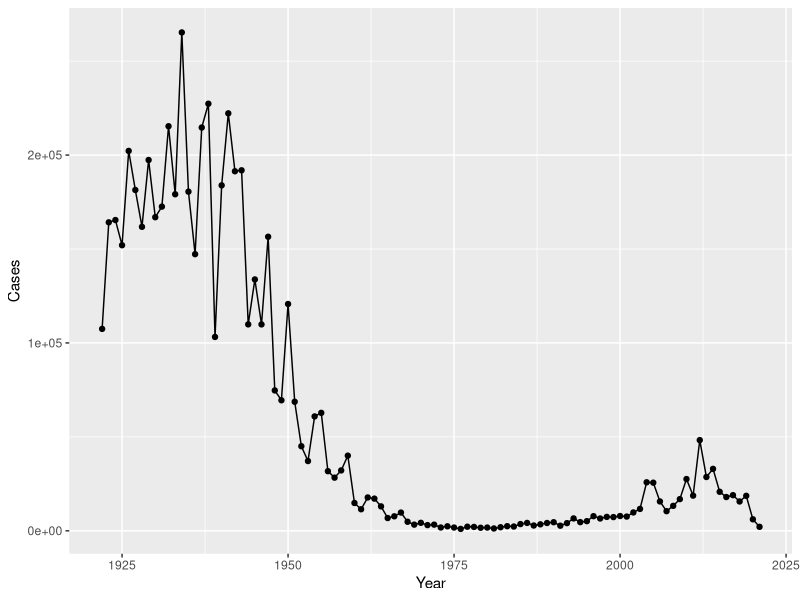
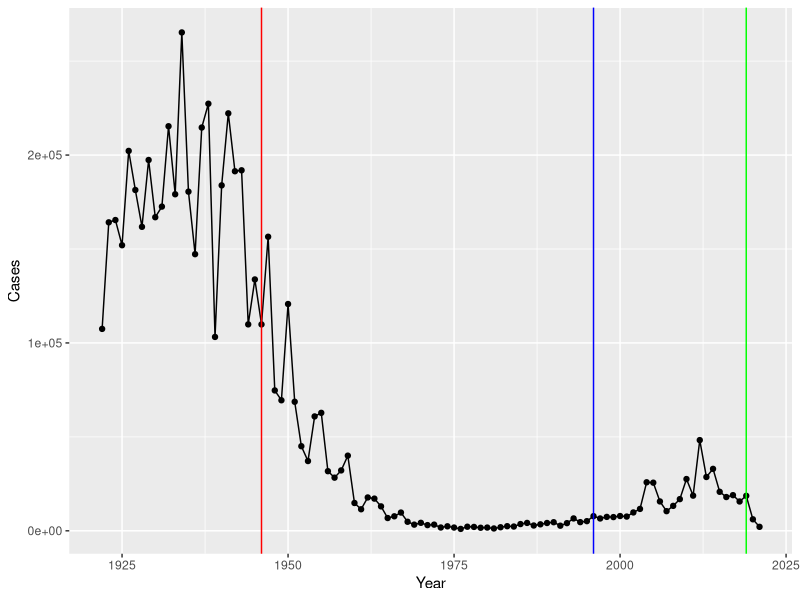

The R source for these figures, in order: (Note: this script raises an error after producing the figures.)
## ---- chunk 1
# we want the code chunk to run, but don't need it to print out the table so we'll change echo to false.
#| echo: false
cdc <- data.frame(
                          Year = c(1922L,
                                   1923L,1924L,1925L,1926L,1927L,1928L,
                                   1929L,1930L,1931L,1932L,1933L,1934L,1935L,
                                   1936L,1937L,1938L,1939L,1940L,1941L,
                                   1942L,1943L,1944L,1945L,1946L,1947L,1948L,
                                   1949L,1950L,1951L,1952L,1953L,1954L,
                                   1955L,1956L,1957L,1958L,1959L,1960L,
                                   1961L,1962L,1963L,1964L,1965L,1966L,1967L,
                                   1968L,1969L,1970L,1971L,1972L,1973L,
                                   1974L,1975L,1976L,1977L,1978L,1979L,1980L,
                                   1981L,1982L,1983L,1984L,1985L,1986L,
                                   1987L,1988L,1989L,1990L,1991L,1992L,1993L,
                                   1994L,1995L,1996L,1997L,1998L,1999L,
                                   2000L,2001L,2002L,2003L,2004L,2005L,
                                   2006L,2007L,2008L,2009L,2010L,2011L,2012L,
                                   2013L,2014L,2015L,2016L,2017L,2018L,
                                   2019L,2020L,2021L),
  Cases = c(107473,
                                   164191,165418,152003,202210,181411,
                                   161799,197371,166914,172559,215343,179135,
                                   265269,180518,147237,214652,227319,103188,
                                   183866,222202,191383,191890,109873,
                                   133792,109860,156517,74715,69479,120718,
                                   68687,45030,37129,60886,62786,31732,28295,
                                   32148,40005,14809,11468,17749,17135,
                                   13005,6799,7717,9718,4810,3285,4249,
                                   3036,3287,1759,2402,1738,1010,2177,2063,
                                   1623,1730,1248,1895,2463,2276,3589,
                                   4195,2823,3450,4157,4570,2719,4083,6586,
                                   4617,5137,7796,6564,7405,7298,7867,
                                   7580,9771,11647,25827,25616,15632,10454,
                                   13278,16858,27550,18719,48277,28639,
                                   32971,20762,17972,18975,15609,18617,6124,
                                   2116)
)

## ---- chunk 2
library(ggplot2)
ggplot(cdc, aes(Year, Cases)) +
  geom_line() +
  geom_point()
## ---- chunk 3
library(ggplot2)
ggplot(cdc, aes(Year, Cases)) +
  geom_line() +
  geom_point() +
  geom_vline(xintercept=1946, color ="red") +
  geom_vline(xintercept=1996, color ="blue") +
  geom_vline(xintercept=2019, color ="green")
## ---- chunk 4
library(jsonlite)
# go to website, hover over link and click copy link
# if you don't change simplify vector to true, it will then return the json file instead of a datatable
subject <- read_json("http://cmi-pb.org/api/subject", simplifyVector = TRUE)
head(subject)
## ---- chunk 5
# how many subjects total
nrow(subject)

# how many aP vs wP
table(subject$infancy_vac)
## ---- chunk 6
table(subject$biological_sex)
## ---- chunk 7
table(subject$race, subject$biological_sex)
## ---- chunk 8
#| warning: false
library(tidyverse)
#add new column to convert to current age
subject$current_age <-time_length(today() - ymd(subject$year_of_birth),(unit="year"))
head(subject)
## ---- chunk 9
library(dplyr)

wP <- subject %>% 
  filter(infancy_vac == "wP") %>%
  summary(current_age)
wP
## ---- chunk 10
aP <- subject %>% 
  filter(infancy_vac == "aP") %>%
  summary(current_age)
aP
## ---- chunk 11
sig_test <- subject %>% 
  select(current_age, infancy_vac) %>%
  group_by(infancy_vac)
head(sig_test)
dim(sig_test)
## ---- chunk 12
t_test_result <- t.test(sig_test$infancy_vac =="aP", sig_test$infancy_vac =="wP")
t_test_result
## ---- chunk 13
#| warning: false
library(tidyverse)
#want to know when this happened
subject$age <-time_length(ymd(subject$date_of_boost) - ymd(subject$year_of_birth),(unit="year"))
head(subject)
## ---- chunk 14
ggplot(subject, aes(age, fill=infancy_vac))+
  facet_wrap(vars(infancy_vac), ncol=1)+
  geom_histogram()
## ---- chunk 15
table(subject$dataset)
## ---- chunk 16
titer <- read_json("http://cmi-pb.org/api/v4/plasma_ab_titer", simplifyVector = TRUE)
head(titer)

specimen <-read_json("http://cmi-pb.org/api/specimen", simplifyVector = TRUE)
head(specimen)
## ---- chunk 17
meta <- inner_join(specimen, subject)
head(meta)
## ---- chunk 18
# x and y dataframes order determines what the order of the columns are in the combined dataframe
abdata <- inner_join(titer,meta)
dim(abdata)
head(abdata)
## ---- chunk 19
igg <- abdata %>% 
  filter(isotype == "IgG")
dim(igg)

ige <- abdata %>% 
  filter(isotype == "IgE")
dim(ige)
## ---- chunk 20
ggplot(igg)+
  aes(MFI_normalised, antigen) +
  geom_boxplot()
## ---- chunk 21
ggplot(igg) +
  aes(MFI_normalised, antigen) +
  geom_boxplot() + 
    xlim(0,75) +
  facet_wrap(vars(visit), nrow=2)
## ---- chunk 22
ggplot(igg) +
  aes(MFI_normalised, antigen, col=infancy_vac ) +
  geom_boxplot(show.legend = FALSE) + 
  facet_wrap(vars(visit), nrow=2) +
  xlim(0,75) +
  theme_bw()
## ---- chunk 23
igg %>% filter(visit != 8) %>%
ggplot() +
  aes(MFI_normalised, antigen, col=infancy_vac ) +
  geom_boxplot(show.legend = FALSE) + 
  xlim(0,75) +
  facet_wrap(vars(infancy_vac, visit), nrow=2)
## ---- chunk 24
#abdata$planned_day_relative_to_boost
igpt.21 <- abdata %>% filter(dataset=="2021_dataset",
                             isotype == "IgG",
                             antigen == "PT")
head(igpt.21)

ggplot(igpt.21, 
       aes(planned_day_relative_to_boost, MFI_normalised, col=infancy_vac)) +
   geom_point()+
   geom_line(aes(group = subject_id), linewidth =0.5, alpha = 0.5) +
  geom_smooth(se=FALSE, span =0.4, linewidth = 3)+
   geom_vline(xintercept=0, linetype="dashed", color ="black") +
  geom_vline(xintercept=14, linetype="dashed", color ="purple")
## ---- chunk 25
igpt.22 <- abdata %>% filter(dataset=="2022_dataset",
                             isotype == "IgG",
                             antigen == "PT")
head(igpt.22)

ggplot(igpt.22, 
       aes(planned_day_relative_to_boost, MFI_normalised, col=infancy_vac)) +
   geom_point()+
   geom_line(aes(group = subject_id), linewidth =0.5, alpha = 0.5) +
  geom_smooth(se=FALSE, span =0.4, linewidth = 3)
 
## ---- chunk 26
igpt.20 <- abdata %>% filter(dataset=="2020_dataset",
                             isotype == "IgG",
                             antigen == "PT")
head(igpt.20)

ggplot(igpt.20, 
       aes(planned_day_relative_to_boost, MFI_normalised, col=infancy_vac)) +
   geom_point()+
   geom_line(aes(group = subject_id), linewidth =0.5, alpha = 0.5) +
  geom_smooth(se=FALSE, span =0.4, linewidth = 1) +
  geom_vline(xintercept=0, linetype="dashed", color ="black") +
  geom_vline(xintercept=14, linetype="dashed", color ="purple")
